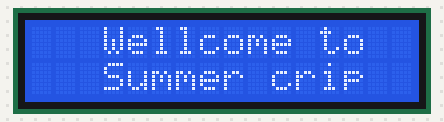
Bench run of a sketch on a simulated Arduino Uno, built with avr-gcc and run on an emulated ATmega328P. On the bench: 16×2 character LCD.

Above: at 0.1 s.
At 2.1 s:
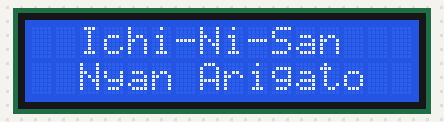
At 2.6 s:
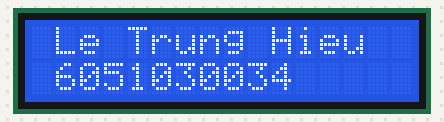

Measured:
- by itself, everything shown: repeats every 1.0 s, in 3 steps
- what the display in image 1 shows lasts 0.5 s, from 2.1 s to 2.6 s

The sketch:

buoi6.ino
```cpp
#include<LiquidCrystal.h>
//khoi tao cac chan
// LCD module connections (RS, E, D4, D5, D5, D7)
LiquidCrystal lcd(7,6,5,4,3,2);
const
byte degree_symbol[8] = {
  0b00111,
  0b00101,
  0b00111,
  0b00000,
  0b00000,
  0b00000,
  0b00000,
  0b00000
};
void setup() {
 //for(byte i=0;i<=5;i++){
  lcd.begin(16,2); //khai bao LCD su dung
  lcd.createChar(1, degree_symbol);
  lcd.setCursor(0,0); //dua vi tri' con tro? ve` 0 0
  lcd.print("   Wellcome to   ");
  lcd.setCursor(0,1);
  lcd.print("   Summer crip  ");
  delay(2000);
  lcd.clear();
//}
}

void loop() {
  lcd.clear();
  lcd.setCursor(0,0); //dua vi tri' con tro? ve` 0 0
  lcd.print("  Ichi-Ni-San  ");
  lcd.setCursor(0,1);
  lcd.print("  Nyan Arigato  ");
  delay(500);

  lcd.clear();
  lcd.setCursor(0,0); //dua vi tri' con tro? ve` 0 0
  lcd.print(" Le Trung Hieu  ");
  lcd.setCursor(0,1);
  lcd.print(" 6051030034  ");
  delay(500);
  lcd.clear();

}
```
